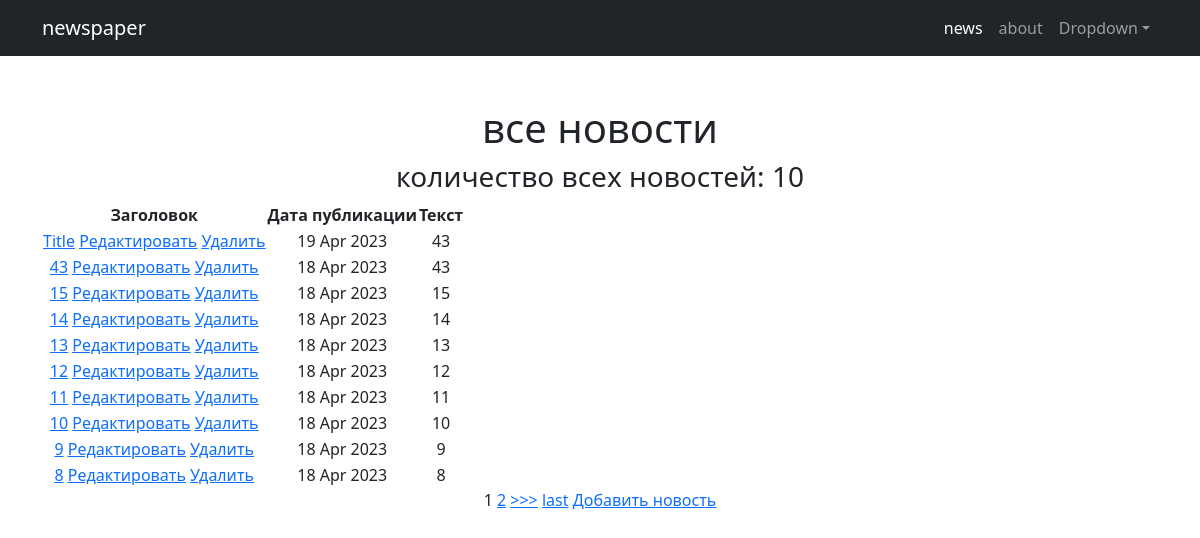
Page /news/ on the committed database.
### news/models.py (models this page shows, shortened)
class Post(models.Model):
    POST = 'PO'
    NEWS = 'NE'
    TYPE_IN_PLACE = [
        (POST, 'post'),
        (NEWS, 'news'),
    ]
    author = models.ForeignKey(Author, on_delete = models.CASCADE)
    typepost = models.CharField(max_length = 2, choices = TYPE_IN_PLACE, default = POST)
    datepost = models.DateTimeField(auto_now_add = True)
    posts = models.ManyToManyField(Category, through = 'PostCategory')
    titlepost = models.CharField(max_length = 64, default = 'title')
    textpost = models.TextField()
    ratingpost = models.IntegerField(default = 0)

### simpleapp/views.py (the view)
# urls.py: path('', NewList.as_view()),
class NewList(ListView):
    model = Post
    template_name = 'news.html'
    context_object_name = 'news'
    ordering = ['-datepost']
    paginate_by = 10
    def get_context_data(self, **kwargs):
        context = super().get_context_data(**kwargs)
        context['filter'] = NewFilter(self.request.GET,queryset=self.get_queryset())
        return context

### simpleapp/templatetags/custom_filters.py (called while the page is built)
@register.filter(name='censor')
def multiply(value):
    if 'fuck' in str(value) or 'ass' in str(value) or 'fool' in str(value):
        return '****'
    else:
        return str(value)

### templates/news.html (shortened to what this page needs)
{% extends 'flatpages/default.html' %}
{% load custom_filters %}
{% block content %}
<h1>все новости</h1>
<h3>количество всех новостей: {{ news|length }}</h3>
{% if news %}
<table>
    <thead>
        <th>
            Заголовок
        </th>
        <th>
            Дата публикации
        </th>
        <th>
            Текст
        </th>
    </thead>
{% for new in news %}
    <tr>
        <td>
            <a href="{% url 'new_detail' new.id %}">{{ new.titlepost|title }}</a>
            <a href="{% url 'new_update' new.id %}"><u>Редактировать</u></a>
            <a href="{% url 'new_delete' new.id %}"><u>Удалить</u></a>
        </td>
        <td>
            {{ new.datepost|date:'d M Y' }}
        </td>
        <td>
            {{ new.textpost|truncatechars:50|censor }}
        </td>
    </tr>
{% endfor %}
</table>
{% else %}
<h2>News нет</h2>
{% endif %}
{% if is_paginated %}
{% for num in page_obj.paginator.page_range %}
{% if page_obj.number == num %}
<a>{{ num }}</a>
{% elif num > page_obj.number|add:'-3' and num < page_obj.number|add:'3' %}
<a href="?page={{ num }}">{{ num }}</a>
{% endif %}
{% endfor %}
{% if page_obj.has_next %}
<a href="?page={{ page_obj.next_page_number }}">>>></a>
<a href="?page={{ page_obj.paginator.num_pages }}">last</a>
{% endif %}
{% endif %}
<a href="{% url 'new_create' %}">Добавить новость</a>
{% endblock content %}

### rows in the picture
Post: titlepost "Title", datepost "19 Apr 2023", textpost|censor "43"
Post: titlepost "43", datepost "18 Apr 2023", textpost|censor "43"
Post: titlepost "15", datepost "18 Apr 2023", textpost|censor "15"
Post: titlepost "14", datepost "18 Apr 2023", textpost|censor "14"
Post: titlepost "13", datepost "18 Apr 2023", textpost|censor "13"
Post: titlepost "12", datepost "18 Apr 2023", textpost|censor "12"
Post: titlepost "11", datepost "18 Apr 2023", textpost|censor "11"
Post: titlepost "10", datepost "18 Apr 2023", textpost|censor "10"
Post: titlepost "9", datepost "18 Apr 2023", textpost|censor "9"
Post: titlepost "8", datepost "18 Apr 2023", textpost|censor "8"

### other values in the picture
{{ news|length }} "10"
{{ num }} "1"
{{ num }} "2"
